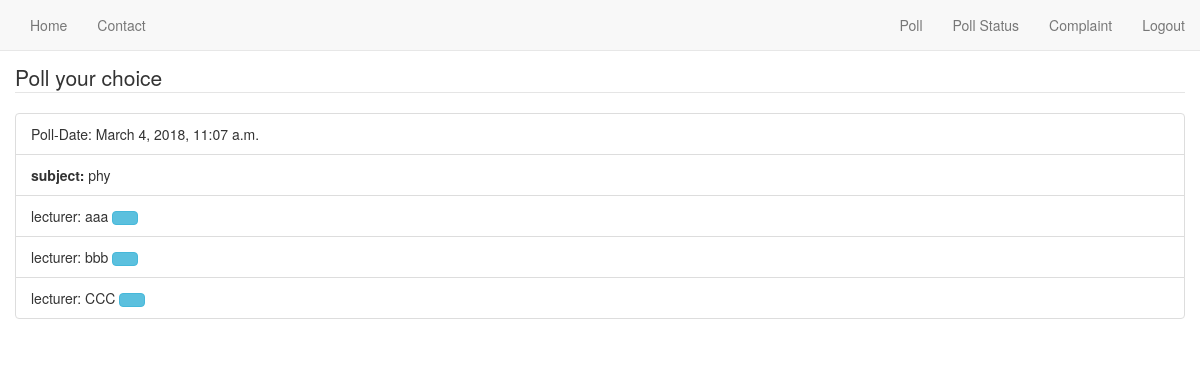
/give_poll/9/vote (signed in), run on the app's committed database.
### complaint/models.py (models this page shows, shortened)
class Poll(models.Model):
	lecturer = models.ManyToManyField(Lecturer,related_name='lecturer')
	subject = models.CharField(max_length=100,null=True)
	date = models.DateTimeField(auto_now_add=True)
	created_date = models.DateTimeField(default=timezone.now)

class Lecturer(models.Model):
    pollno = models.CharField(max_length=255,null=True)
    name = models.CharField(max_length=255)
    des = models.TextField(max_length=255)
    votes = models.IntegerField(default=0)

### complaint/views.py (the view)
# urls.py: url(r'give_poll/(?P<pk>\d+)/vote$',give_poll,name='give_poll_with_pk'),
@login_required
def give_poll(request,pk=None):
	c = get_object_or_404(Poll,pk=pk)
	return render(request,'complaint/give_poll.html',{'c':c})

### complaint/templates/complaint/give_poll.html (shortened to what this page needs)
{% extends 'base.html' %}
{% block body %}
<link rel="stylesheet" type="text/css" href="http://code.ionicframework.com/ionicons/2.0.1/css/ionicons.min.css">
<body>
{% if user.is_authenticated %}
<div class="container">
  <div class="row">
    <div class="col">
      <legend>Poll your choice</legend>
      <form method="post">
         <div class="card">
      <ul class="list-group list-group-flush">
          <li class="list-group-item">Poll-Date: {{c.date}}</li>
          <li class="list-group-item"><strong>subject:</strong> {{c.subject}}</li>
          {% for lect in c.lecturer.all %}
          <li class="list-group-item">lecturer: {{lect.name}}
          <a href="{% url 'add_poll_update' pk=lect.pk %}" class="btn btn-info" onclick="van();"></a> </li>
          {% endfor %}
      </ul>
      </div>
      </form>
    </div>
  </div>
</div>
{% endif %}
</body>
{% endblock %}

### data on the page
Poll: date "March 4, 2018, 11:07 a.m.", subject "phy"
Lecturer: name "aaa"
Lecturer: name "bbb"
Lecturer: name "CCC"
